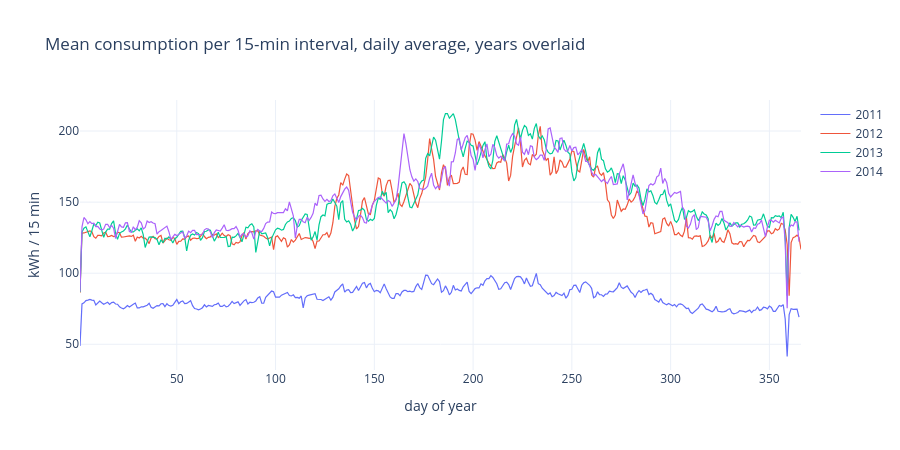

Write notebook code for a chart like this one.
### Markdown cell above
## 3. What shape does consumption have in time?

Three scales to look at: the year, the week, the day.

### Code cell
fleet_daily = df.mean(axis=1).resample("D").mean()

fig = go.Figure()
for year in (2011, 2012, 2013, 2014):
    one_year = fleet_daily[fleet_daily.index.year == year]
    fig.add_scatter(x=one_year.index.dayofyear, y=one_year.values, name=str(year),
                    line={"width": 1.2})
fig.update_xaxes(title_text="day of year")
fig.update_yaxes(title_text="kWh / 15 min")
fig.update_layout(template="plotly_white", height=450,
                  title="Mean consumption per 15-min interval, daily average, years overlaid")
fig.show()

### Figure 1 — Plotly figure (JSON) as saved in the notebook; plotly's stock layout.template omitted (floating-point values rounded to 4 significant figures; data arrays with more than 128 entries replaced by an {"elided": "..."} marker saying what was removed)
{"data": [{"line": {"width": 1.2}, "name": "2011", "type": "scatter", "x": {"elided": "365 int values"}, "y": {"elided": "365 float values"}}, {"line": {"width": 1.2}, "name": "2012", "type": "scatter", "x": {"elided": "366 int values"}, "y": {"elided": "366 float values"}}, {"line": {"width": 1.2}, "name": "2013", "type": "scatter", "x": {"elided": "365 int values"}, "y": {"elided": "365 float values"}}, {"line": {"width": 1.2}, "name": "2014", "type": "scatter", "x": {"elided": "365 int values"}, "y": {"elided": "365 float values"}}], "layout": {"height": 450, "title": {"text": "Mean consumption per 15-min interval, daily average, years overlaid"}, "xaxis": {"title": {"text": "day of year"}}, "yaxis": {"title": {"text": "kWh / 15 min"}}}}
